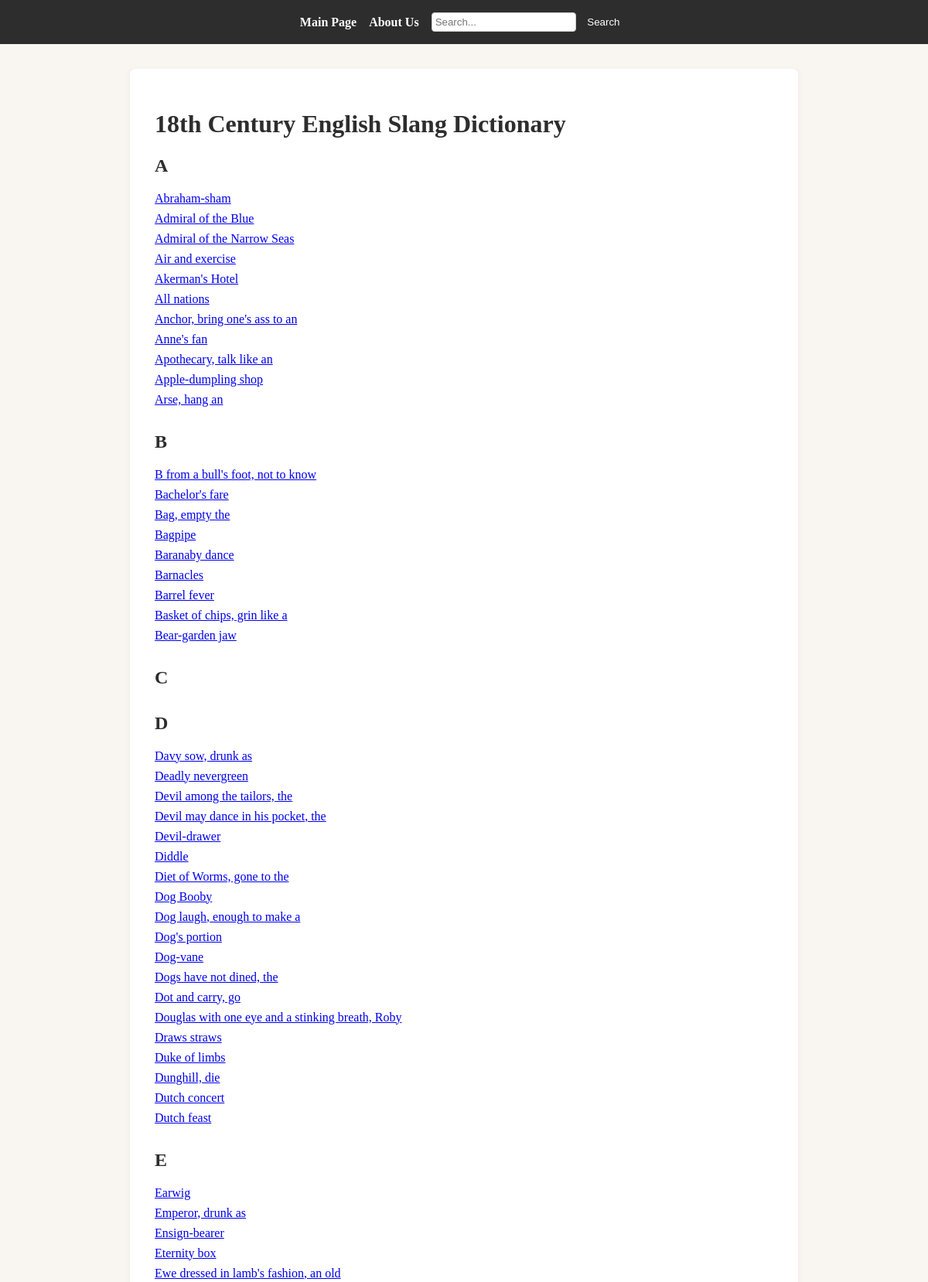
The page / (upper part) on the database its author committed.
### app.py (models this page shows)
class Word(db.Model):
    id = db.Column(db.Integer, primary_key=True)
    word = db.Column(db.String(100), nullable=False)
    definition = db.Column(db.Text, nullable=False)
    image = db.Column(db.String(255), nullable=True)  # image filename or URL
    examples = db.Column(db.Text, nullable=True)      # example usages
    def first_letter(self):
        return self.word[0].upper() if self.word else ''

### app.py (the view)
@app.route('/')
def index():
    letters = list(string.ascii_uppercase)
    slang_words = {letter: [] for letter in letters}
    for word in Word.query.order_by(Word.word).all():
        letter = word.first_letter()
        if letter in slang_words:
            slang_words[letter].append(word)
    return render_template('index.html', letters=letters, slang_words=slang_words)

### templates/index.html (shortened to what this page needs)
<!DOCTYPE html>
<html lang="en">
<head>
    <link rel="stylesheet" href="/static/style.css">
</head>
<body>
    <header>
        <nav>
            <a href="/">Main Page</a>
            <a href="/about">About Us</a>
            <form action="/search" method="get" style="display:inline;">
                <input type="text" name="q" placeholder="Search...">
                <button type="submit">Search</button>
            </form>
        </nav>
    </header>
    <main>
        <h1>18th Century English Slang Dictionary</h1>
        {% for letter in letters %}
            <section>
                <h2 id="{{ letter }}">{{ letter }}</h2>
                <ul>
                {% for word in slang_words.get(letter, [])|sort(attribute='word') %}
                    <li><a href="/word/{{ letter }}/{{ word.word }}">{{ word.word }}</a></li>
                {% endfor %}
                </ul>
            </section>
        {% endfor %}
    </main>
</body>
</html>

### static/style.css (style rules this page uses)
body { font-family: Georgia, serif; background: #f9f6f2; color: #222; margin: 0; }
header { background: #2d2d2d; color: #fff; padding: 1em 0; }
nav { display: flex; align-items: center; gap: 1em; justify-content: center; }
nav a { color: #fff; text-decoration: none; font-weight: bold; }
nav form { margin: 0; }
main { max-width: 800px; margin: 2em auto; background: #fff; padding: 2em; border-radius: 8px; box-shadow: 0 2px 8px rgba(0,0,0,0.05); }
h1, h2 { color: #2d2d2d; }
ul { list-style: none; padding: 0; }
li { margin-bottom: 0.5em; }
section { margin-bottom: 2em; }
input[type="text"] { padding: 0.3em; border-radius: 4px; border: 1px solid #ccc; }
button { padding: 0.3em 0.8em; border-radius: 4px; border: none; background: #2d2d2d; color: #fff; cursor: pointer; }

### rows shown on the page
Word: word "Abraham-sham"
Word: word "Admiral of the Blue"
Word: word "Admiral of the Narrow Seas"
Word: word "Air and exercise"
Word: word "Akerman's Hotel"
Word: word "All nations"
Word: word "Anchor, bring one's ass to an"
Word: word "Anne's fan"
Word: word "Apothecary, talk like an"
Word: word "Apple-dumpling shop"
Word: word "Arse, hang an"
Word: word "B from a bull's foot, not to know"
Word: word "Bachelor's fare"
Word: word "Bag, empty the"
Word: word "Bagpipe"
Word: word "Baranaby dance"
Word: word "Barnacles"
Word: word "Barrel fever"
Word: word "Basket of chips, grin like a"
Word: word "Bear-garden jaw"
Word: word "Davy sow, drunk as"
Word: word "Deadly nevergreen"
Word: word "Devil among the tailors, the"
Word: word "Devil may dance in his pocket, the"
Word: word "Devil-drawer"
Word: word "Diddle"
Word: word "Diet of Worms, gone to the"
Word: word "Dog Booby"
Word: word "Dog laugh, enough to make a"
Word: word "Dog's portion"
Word: word "Dog-vane"
Word: word "Dogs have not dined, the"
Word: word "Dot and carry, go"
Word: word "Douglas with one eye and a stinking breath, Roby"
Word: word "Draws straws"
Word: word "Duke of limbs"
Word: word "Dunghill, die"
Word: word "Dutch concert"
Word: word "Dutch feast"
Word: word "Earwig"
Word: word "Emperor, drunk as"
Word: word "Ensign-bearer"
Word: word "Eternity box"
Word: word "Ewe dressed in lamb's fashion, an old"

### other values the page prints
{{ letter }} "A" "B" "C" "D" "E"
